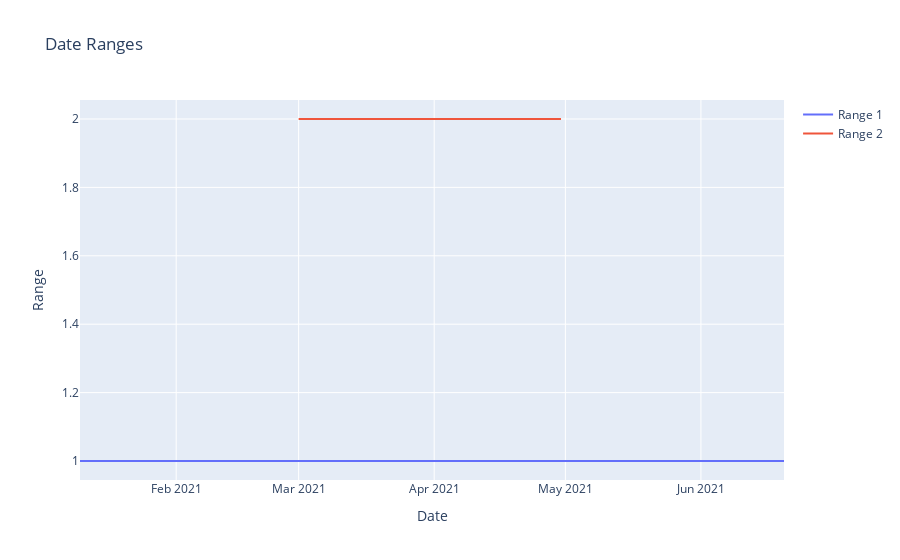

The code cell stored with this chart in its notebook:
### Code cell
import plotly.graph_objects as go
import datetime

# create some data with date ranges
ranges = [('Jan 10', 'Jun 20'), ('Mar 1', 'Apr 30')]

# create a scatter plot with date ranges
fig = go.Figure()
for i, (start, end) in enumerate(ranges):
    fig.add_trace(go.Scatter(
        x=[datetime.datetime.strptime(start + ' 2021', '%b %d %Y'), datetime.datetime.strptime(end + ' 2021', '%b %d %Y')],
        y=[i + 1, i + 1],
        mode='lines',
        name=f'Range {i + 1}'
    ))

# update layout
fig.update_layout(title='Date Ranges', xaxis_title='Date', yaxis_title='Range')

# show the plot
fig.show()

### Figure 1 — Plotly figure (JSON) as saved in the notebook; plotly's stock layout.template omitted (floating-point values rounded to 4 significant figures)
{"data": [{"mode": "lines", "name": "Range 1", "type": "scatter", "x": ["2021-01-10T00:00:00", "2021-06-20T00:00:00"], "y": [1, 1]}, {"mode": "lines", "name": "Range 2", "type": "scatter", "x": ["2021-03-01T00:00:00", "2021-04-30T00:00:00"], "y": [2, 2]}], "layout": {"title": {"text": "Date Ranges"}, "xaxis": {"title": {"text": "Date"}}, "yaxis": {"title": {"text": "Range"}}}}
